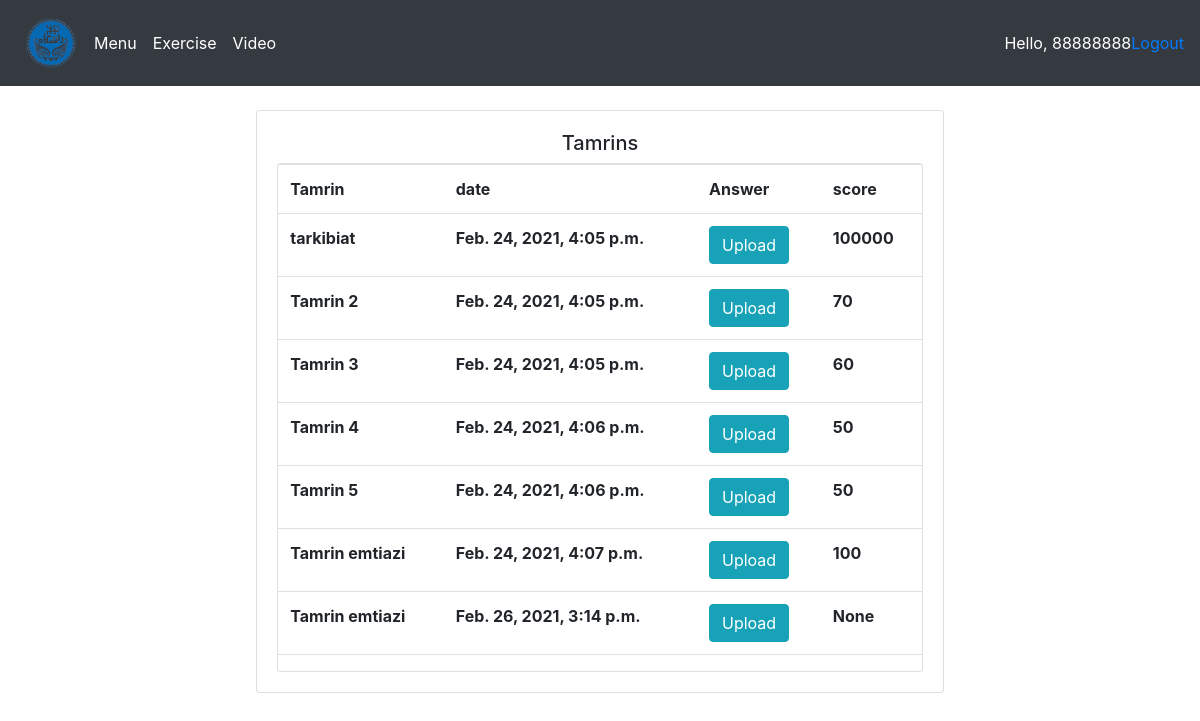
The app's page /menu_student/tamrin/ (signed in), older data.
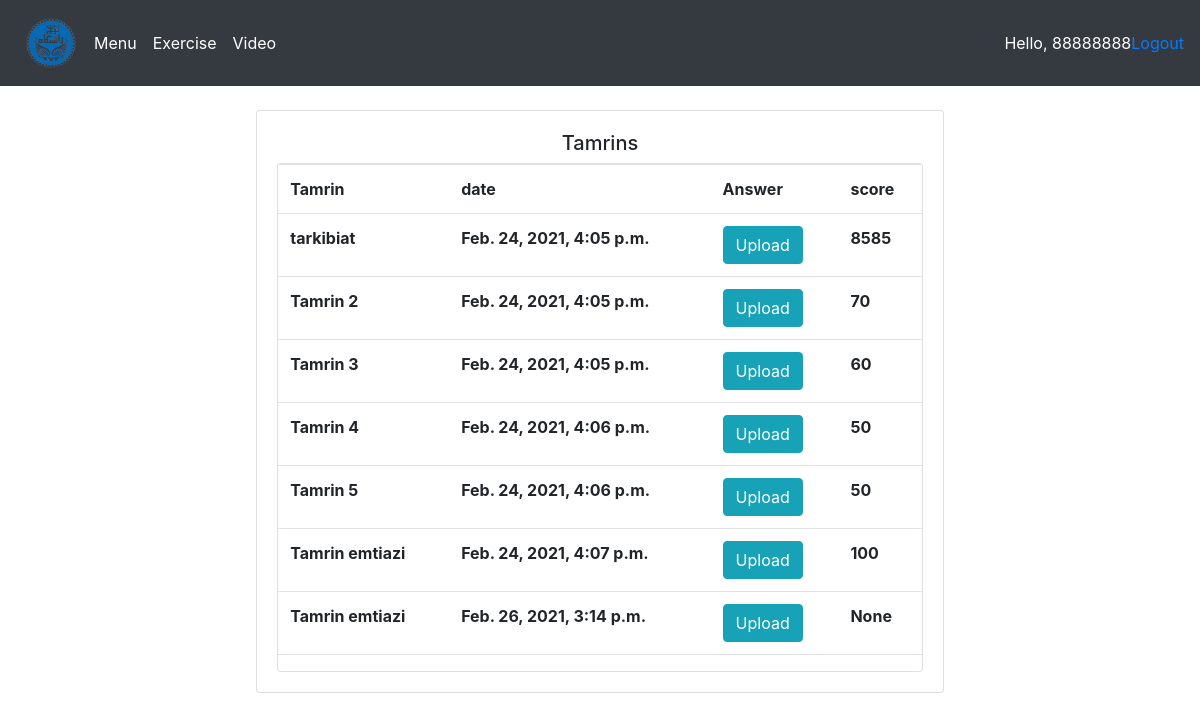
The same page, newer data.
### users/models.py (models this page shows, shortened)
class Tamrin(models.Model):  # order
    name = models.CharField(max_length=50, null=True)
    question = models.CharField(max_length=1000, null=True)
    deadline_tamrin = models.DateTimeField('date published')

class Answers(models.Model):  #product
    responder = models.ForeignKey(Responder, null=True, on_delete= models.SET_NULL)
    document = models.FileField(upload_to='medias/files')
    upload_time = models.DateTimeField(auto_now_add=True)
    tamrin = models.ManyToManyField(Tamrin)
    score = models.CharField(max_length=50, null=True, blank=True)

### users/decorator.py (the view)
        def wrapper_func(request, *args, **kwargs):
            group = None
            if request.user.groups.exists():
                group = request.user.groups.all()[0].name
            if group in allowed_roles:
                return view_func(request, *args, **kwargs)
            else:
                return HttpResponse(group)

### users/decorator.py (called while the page is built)
def allowed_users(allowed_roles=[]):
    def decorator(view_func):
        def wrapper_func(request, *args, **kwargs):
            group = None
            if request.user.groups.exists():
                group = request.user.groups.all()[0].name
            if group in allowed_roles:
                return view_func(request, *args, **kwargs)
            else:
                return HttpResponse(group)
        return wrapper_func
    return decorator

### users/views.py (called while the page is built)
@login_required(login_url='login')
@allowed_users(allowed_roles=['student'])
def studentTamrin(request):
    tamrinn = Tamrin.objects.all()
    answer = Answers.objects.all()
    tamrinn = zip(tamrinn,answer)
    return render(request, 'users/tamrin_student.html', {'tamrin':tamrinn, 'answer':answer})

### users/templates/users/tamrin_student.html
{% extends 'users/base.html' %}
{% load static %}
{% block content %}
<br>
<div class="row">
    <div class="col-md-7" style="margin-left:auto;margin-right:auto;">
        <div class="card card-body">
            <h5 class="text-center">Tamrins</h5>
            <div class = card card-body>
                <table class="table">
                    <tr>
                        <th>Tamrin</th>
                        <th>date</th>
                        <th>Answer</th>
                        <th>score</th>
                    </tr>
                    {% for i,j in tamrin %}
                        <tr>
                            <th>{{ i.name }}</th>
                            <th>{{ j.upload_time }}</th>
                            <th><a href="{% url 'upload_answer'%}" class="btn btn-info">Upload</a></th>
                            <th>{{ j.score }}</th>
                        </tr>
                    {% endfor %}
                </table>
            </div>
        </div>
    </div>
</div>
{% endblock %}

### users/templates/users/base.html (shortened to what this page needs)
{% load static %}
<!doctype html>
<html lang="en">
  <head>
    <link href="https://cdn.jsdelivr.net/npm/bootstrap@5.0.0-beta2/dist/css/bootstrap.min.css" rel="stylesheet">
    <link href="//maxcdn.bootstrapcdn.com/bootstrap/4.1.1/css/bootstrap.min.css" rel="stylesheet" id="bootstrap-css">
    <link rel="stylesheet" href="{% static '/css/main.css' %}" type="text/css">
  </head>
  <body>
    <nav class="navbar navbar-expand-lg navbar-dark bg-dark">
      <img src="{% static 'medias/images/logo.png' %}" alt="logo" style="width:70px">
      <div class="collapse navbar-collapse" id="navbarNav">
        <ul class="navbar-nav">
          {% if request.user.is_staff %}
            <li class="nav-item active">
              <a class="nav-link" href="{% url 'menu_ostad' %}">Menu <span class="sr-only">(current)</span></a>
            </li>
            <li class="nav-item active">
              <a class="nav-link" href="{% url 'tamrin_ostad' %}">Exercise <span class="sr-only">(current)</span></a>
            </li>
            <li class="nav-item active">
              <a class="nav-link" href="{% url 'video_ostad' %}">Video <span class="sr-only">(current)</span></a>
            </li>
          {% else %}
            <li class="nav-item active">
              <a class="nav-link" href="{% url 'menu_student' %}">Menu <span class="sr-only">(current)</span></a>
            </li>
            <li class="nav-item active">
              <a class="nav-link" href="{% url 'tamrin_student' %}">Exercise <span class="sr-only">(current)</span></a>
            </li>
            <li class="nav-item active">
              <a class="nav-link" href="{% url 'video_student' %}">Video <span class="sr-only">(current)</span></a>
            </li>
          {% endif %}
        </ul>
      </div>
      <span style="color:white">Hello, {{request.user}}</span>
      <span><a href="{% url 'logout' %}">Logout</a></span>
    </nav>
    {% block content%}
    {% endblock %}
  </body>
</html>

Row changes from the older to the newer data that the page shows:
changed through a linked row, Tamrin "tarkibiat": score "100000" → "8585"
